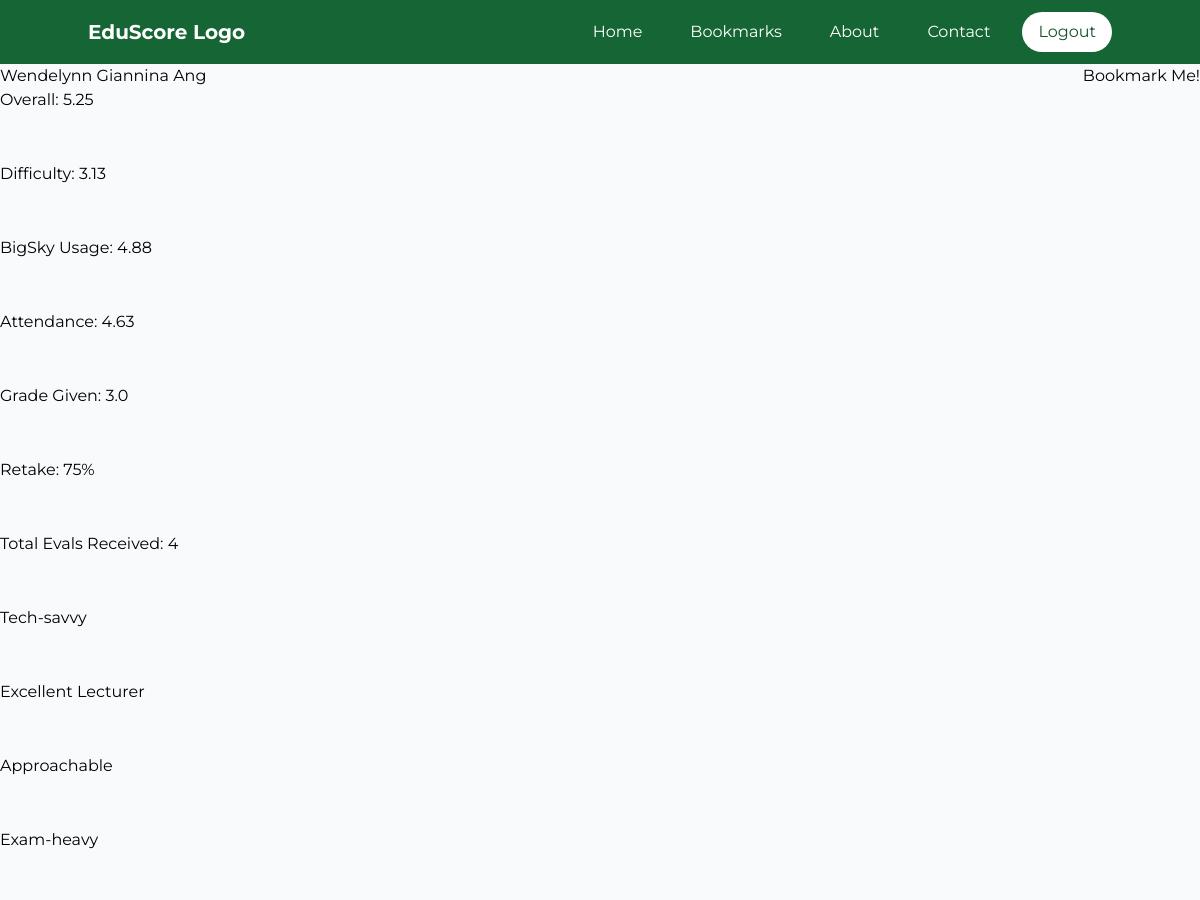
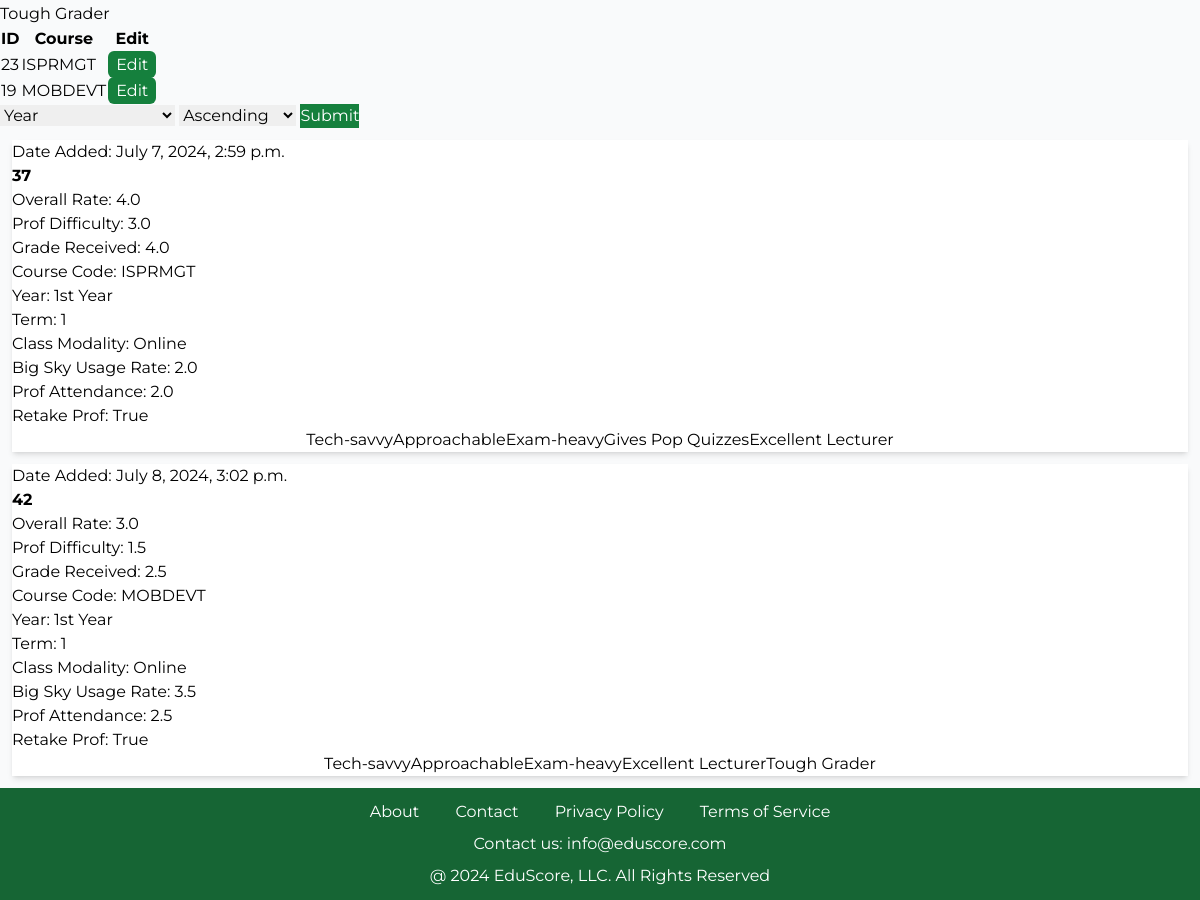
The page /teacher/2 (signed in) on the database as committed earlier (2 pictures, top to bottom).
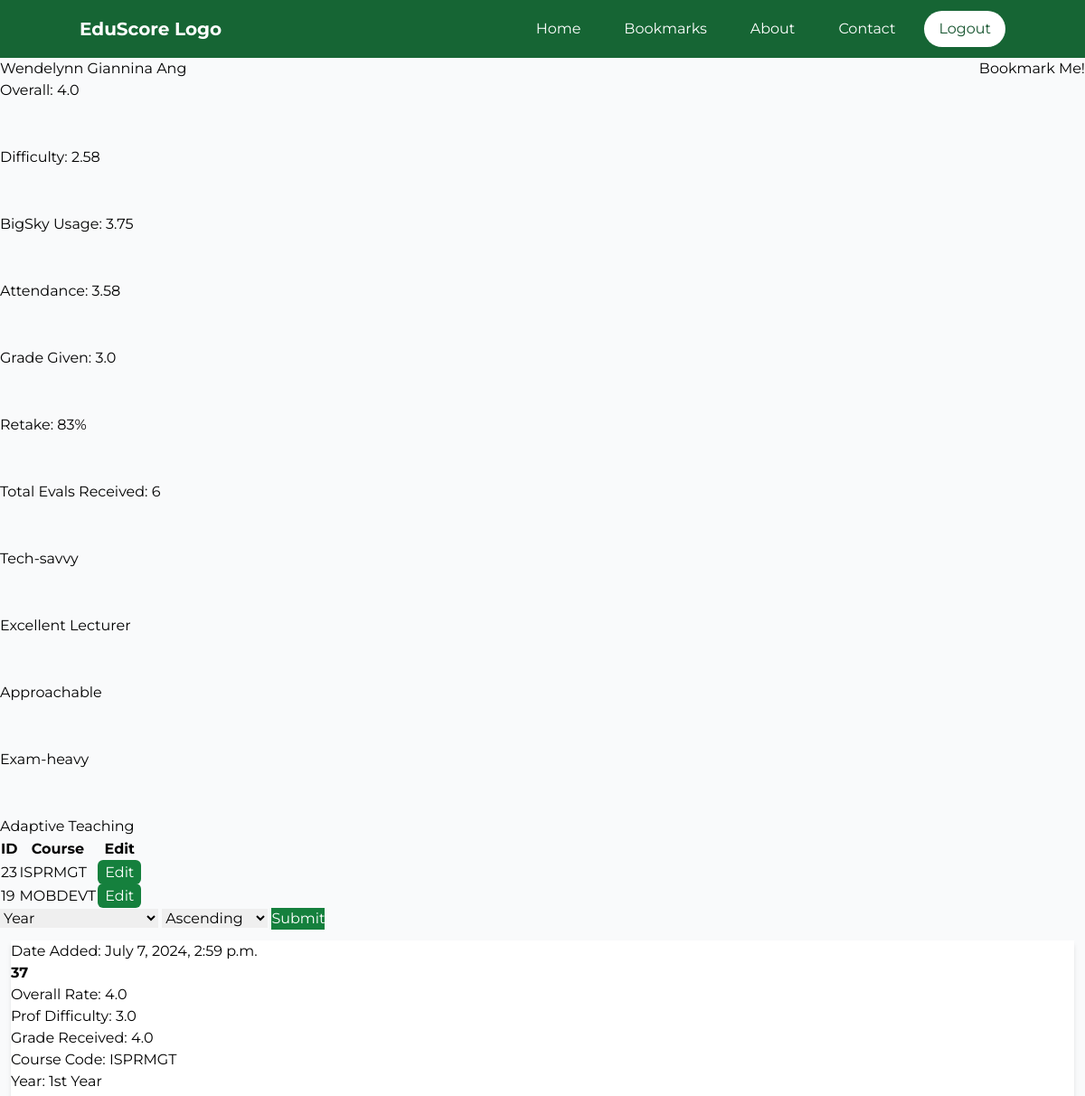
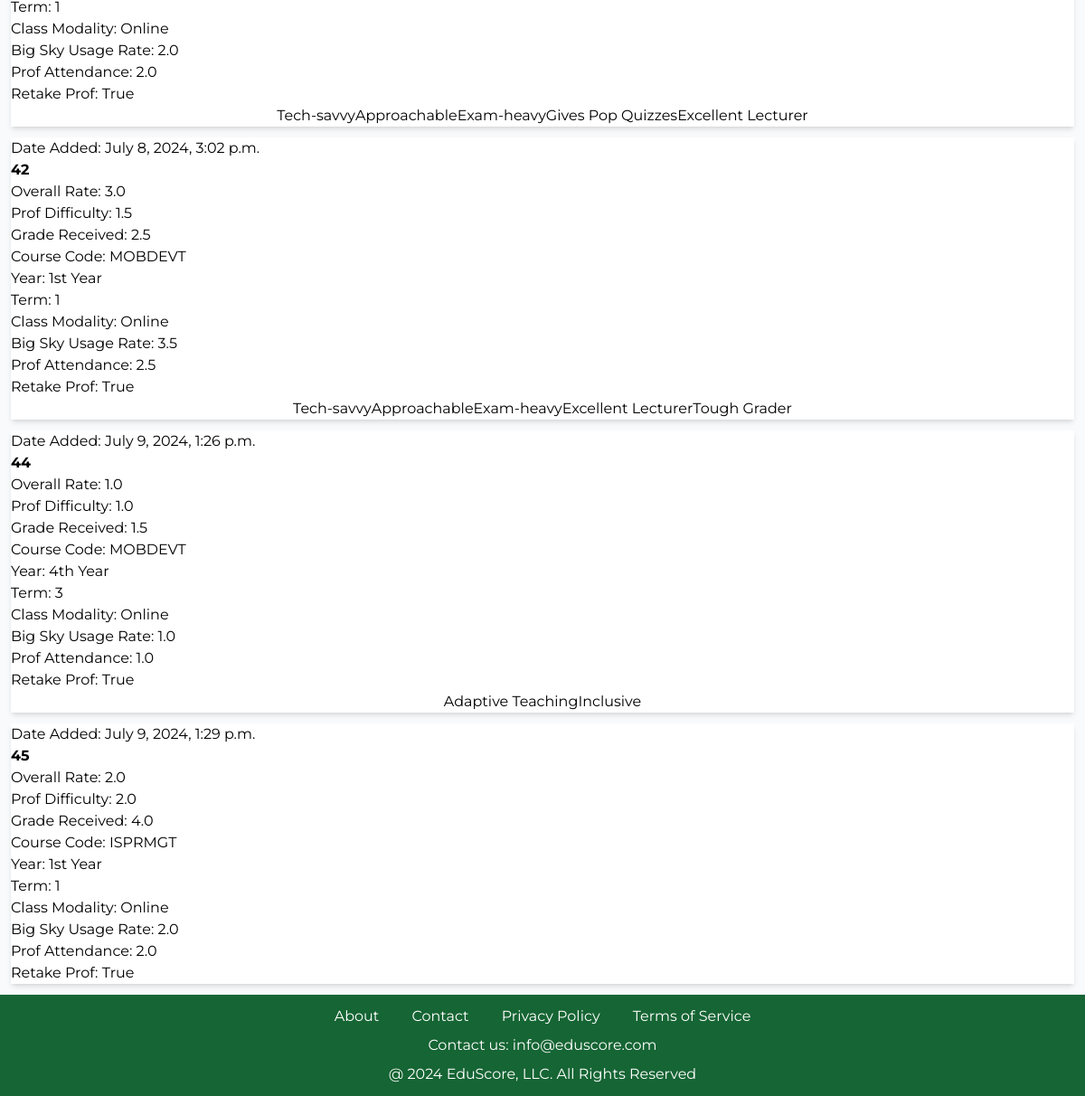
The same page on the database as committed later (2 pictures, top to bottom).
### EvalSys/models.py (models this page shows, shortened)
class TagTB(models.Model):
    TagName = models.CharField(max_length=100, null=False, blank=False)
    isHidden = models.BooleanField(null=False, blank=False)

class EvaluationTB(models.Model):
    UserID = models.ForeignKey(User, on_delete=models.CASCADE)
    TeacherID = models.ForeignKey(TeacherTB, on_delete=models.CASCADE)
    CourseID = models.ForeignKey(CourseTB, on_delete=models.CASCADE)
    Year = models.CharField(max_length=50, null=False, blank=False)
    Term = models.IntegerField(null=False, blank=False)
    ClassModality = models.CharField(max_length=50, null=False, blank=False)
    OverallProfRate = models.FloatField(null=False, blank=False)
    ProfDifficulty = models.FloatField(null=False, blank=False)
    RetakeProf = models.BooleanField(null=False, blank=False)
    BigSkyUsageRate = models.FloatField(null=False, blank=False)
    ProfAttendance = models.FloatField(null=False, blank=False)
    GradeReceived = models.FloatField(null=True, blank=True)
    DateAdded = models.DateTimeField(default=timezone.now)
    class Meta:
        unique_together = ('UserID', 'TeacherID', 'CourseID')

class CourseTB(models.Model):
    CourseCode = models.CharField(unique=True, max_length=50, null=False, blank=False)
    CourseName = models.CharField(max_length=100, null=False, blank=False)
    Description = models.TextField(null=True, blank=True)

class Evaluation_TagTB(models.Model):
    EvaluationID = models.ForeignKey(EvaluationTB, on_delete=models.CASCADE)
    TagID = models.ForeignKey(TagTB, on_delete=models.CASCADE)
    class Meta:
        unique_together = ('EvaluationID', 'TagID')

### EvalSys/views.py (the view, shortened to what this page needs)
# urls.py: path('teacher/<teacher_id>', views.TeacherInfo, name='TeacherInfo'),
@login_required(login_url='UserLogin')
def TeacherInfo(request, teacher_id):
    user = request.user
    TeacherRec = TeacherTB.objects.get(pk=teacher_id)
    TCourseRecs = Teacher_CourseTB.objects.filter(TeacherID=teacher_id)
    EvalRecs = EvaluationTB.objects.filter(TeacherID=teacher_id, UserID=user.id)
    try:
        Teacher_BookmarkTB.objects.get(TeacherID=teacher_id, UserID=user.id)
        isMark = True
    except:
        isMark = False
    showAdd = False
    showEdit = False
    if len(EvalRecs) > 0: showEdit = True
    if len(TCourseRecs) != len(EvalRecs): showAdd = True
    AllEvalRecs = EvaluationTB.objects.filter(TeacherID=teacher_id).aggregate(
        Average_Rate=Round(Avg('OverallProfRate', default=0), 2),
        Average_Difficulty=Round(Avg('ProfDifficulty', default=0), 2),
        Average_BSUsage=Round(Avg('BigSkyUsageRate', default=0), 2),
        Average_Attendance=Round(Avg('ProfAttendance', default=0), 2),
        Average_Grades=Round(Avg('GradeReceived', default=0))
    )
    Average_Retake = 0
    Total_WillRetake = EvaluationTB.objects.filter(TeacherID=teacher_id, RetakeProf=True).count()
    TotalNumEvals = EvaluationTB.objects.filter(TeacherID=teacher_id).count()
    if TotalNumEvals > 0:
        Average_Retake = int((Total_WillRetake/TotalNumEvals)*100)
    AllTagsGotten = (Evaluation_TagTB.objects.filter(EvaluationID__TeacherID_id=teacher_id)
                     .values('TagID__TagName').annotate(count=Count('TagID__TagName')).order_by('-count')[:5])
    AllStudentEvals = EvaluationTB.objects.filter(TeacherID=teacher_id).exclude(UserID=user.id)
    AllEvalTags = Evaluation_TagTB.objects.filter(EvaluationID__TeacherID=teacher_id).exclude(EvaluationID__UserID=user.id).order_by()
    return render(request, 'teacherInfo.html', {
        'prof': TeacherRec,
        'Courses': TCourseRecs,
        'Evals': EvalRecs,
        'showAdd': showAdd,
        'showEdit': showEdit,
        'Mark': isMark,
        'AllEvalRecs': AllEvalRecs,
        'TotalNumEvals': TotalNumEvals,
        'Average_Retake': Average_Retake,
        'TopTagRecs': AllTagsGotten,
        'AllStudentEvals': AllStudentEvals,
        'AllEvalTags': AllEvalTags})

### templates/teacherInfo.html (shortened to what this page needs)
{% extends 'temp_2.html' %}
{% block content %}
    <div>
        <div class="flex justify-between space-x-3">
            <p>{{ prof.FirstName }} {{ prof.LastName }}</p>
            {% if Mark == False %}
                <div>
                    <a href="{% url 'AddBM' prof.id %}">Bookmark Me!</a>
                </div>
            {% else %}
                <div>
                    <a href="{% url 'DelBM' prof.id %}">Remove Bookmark</a>
                </div>
            {% endif %}
        </div>
        <div class="space-y-[50px]">
            <p>Overall: {{ AllEvalRecs.Average_Rate }}</p>
            <p>Difficulty: {{ AllEvalRecs.Average_Difficulty }}</p>
            <p>BigSky Usage: {{ AllEvalRecs.Average_BSUsage }}</p>
            <p>Attendance: {{ AllEvalRecs.Average_Attendance }}</p>
            <p>Grade Given: {{ AllEvalRecs.Average_Grades }}</p>
            <p>Retake: {{ Average_Retake }}%</p>
            <p>Total Evals Received: {{ TotalNumEvals }}</p>
            {% for item in TopTagRecs %}
                <p>{{ item.TagID__TagName }}</p>
            {% endfor %}
        </div>
        {% if showEdit == True %}
            <table>
                <tr>
                    <th>ID</th>
                    <th>Course</th>
                    <th>Edit</th>
                </tr>
                {% for record in Evals %}
                    <tr>
                        <td>{{ record.id }}</td>
                        <td>{{ record.CourseID.CourseCode }}</td>
                        <td>
                            <a class="px-2 py-1 rounded-md bg-green-700 text-white" href="{% url 'EditEval' record.id %}">Edit</a>
                        </td>
                    </tr>
                {% endfor %}
            </table>
        {% endif %}
    </div>
    <div>
        <form action="{% url 'TeacherInfo' prof.id %}" method="POST">
            <select name="Type" id="Type">
                <option value="Year">Year</option>
            </select>
            <select name="Arrange" id="Arrange">
                <option value="Asc">Ascending</option>
            </select>
            <button type="submit" class="bg-green-700 text-white">Submit</button>
        </form>
    </div>
    <div class="">
        {% for eval in AllStudentEvals %}
            <div class="bg-white shadow-md m-3">
                <p>Date Added: {{ eval.DateAdded }}</p>
                <p class="font-bold">{{ eval.id }}</p>
                <p>Overall Rate: {{ eval.OverallProfRate }}</p>
                <p>Prof Difficulty: {{ eval.ProfDifficulty }}</p>
                <p>Grade Received: {{ eval.GradeReceived }}</p>
                <p>Course Code: {{ eval.CourseID.CourseCode }}</p>
                <p>Year: {{eval.Year }}</p>
                <p>Term: {{ eval.Term }}</p>
                <p>Class Modality: {{ eval.ClassModality }}</p>
                <p>Big Sky Usage Rate: {{ eval.BigSkyUsageRate }}</p>
                <p>Prof Attendance: {{ eval.ProfAttendance }}</p>
                <p>Retake Prof: {{ eval.RetakeProf }}</p>
                <div class="flex justify-center">
                   {% for tag in AllEvalTags %}
                        {% if tag.EvaluationID.id == eval.id %}
                            <p>{{ tag.TagID.TagName }}</p>
                        {% endif %}
                    {% endfor %}
                </div>
            </div>
        {% endfor %}
    </div>
{% endblock %}

Rows that differ between the two databases and show on the page:
no longer on this page (row unchanged): TagTB: TagID__TagName "Tough Grader"
now on this page (row unchanged): TagTB: TagID__TagName "Adaptive Teaching"
added EvaluationTB: DateAdded "July 9, 2024, 1:26 p.m.", id "44", OverallProfRate "1.0", ProfDifficulty "1.0", GradeReceived "1.5", CourseID.CourseCode "MOBDEVT", Year "4th Year", Term "3", ClassModality "Online", BigSkyUsageRate "1.0", ProfAttendance "1.0", RetakeProf "True"
added Evaluation_TagTB: TagID.TagName "Adaptive Teaching", shown under "July 9, 2024, 1:26 p.m."
added Evaluation_TagTB: TagID.TagName "Inclusive", shown under "July 9, 2024, 1:26 p.m."
added EvaluationTB: DateAdded "July 9, 2024, 1:29 p.m.", id "45", OverallProfRate "2.0", ProfDifficulty "2.0", GradeReceived "4.0", CourseID.CourseCode "ISPRMGT", Year "1st Year", Term "1", ClassModality "Online", BigSkyUsageRate "2.0", ProfAttendance "2.0", RetakeProf "True"
Other text that changed with them:
{{ AllEvalRecs.Average_Rate }}: "5.25" → "4.0"
{{ AllEvalRecs.Average_Difficulty }}: "3.13" → "2.58"
{{ AllEvalRecs.Average_BSUsage }}: "4.88" → "3.75"
{{ AllEvalRecs.Average_Attendance }}: "4.63" → "3.58"
{{ Average_Retake }}: "75" → "83"
{{ TotalNumEvals }}: "4" → "6"
